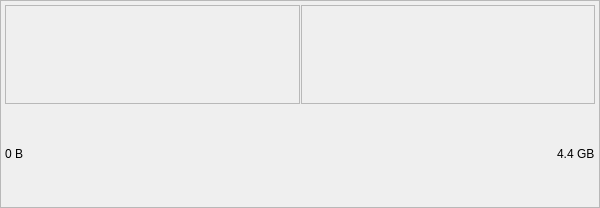
<ui version="4.0" >
 <class>SizeWidget</class>
 <widget class="QWidget" name="SizeWidget" >
  <property name="geometry" >
   <rect>
    <x>0</x>
    <y>0</y>
    <width>600</width>
    <height>208</height>
   </rect>
  </property>
  <property name="windowTitle" >
   <string>Size Widget</string>
  </property>
  <layout class="QVBoxLayout" >
   <property name="spacing" >
    <number>-1</number>
   </property>
   <property name="leftMargin" >
    <number>0</number>
   </property>
   <property name="topMargin" >
    <number>0</number>
   </property>
   <property name="rightMargin" >
    <number>0</number>
   </property>
   <property name="bottomMargin" >
    <number>0</number>
   </property>
   <item>
    <widget class="Q3Frame" name="frame4" >
     <property name="sizePolicy" >
      <sizepolicy vsizetype="Minimum" hsizetype="Expanding" >
       <horstretch>0</horstretch>
       <verstretch>0</verstretch>
      </sizepolicy>
     </property>
     <property name="frameShape" >
      <enum>QFrame::StyledPanel</enum>
     </property>
     <property name="frameShadow" >
      <enum>QFrame::Raised</enum>
     </property>
     <layout class="QVBoxLayout" >
      <property name="spacing" >
       <number>0</number>
      </property>
      <property name="leftMargin" >
       <number>4</number>
      </property>
      <property name="topMargin" >
       <number>4</number>
      </property>
      <property name="rightMargin" >
       <number>4</number>
      </property>
      <property name="bottomMargin" >
       <number>4</number>
      </property>
      <item>
       <widget class="QSplitter" name="sizeSplitter" >
        <property name="enabled" >
         <bool>false</bool>
        </property>
        <property name="minimumSize" >
         <size>
          <width>0</width>
          <height>15</height>
         </size>
        </property>
        <property name="orientation" >
         <enum>Qt::Horizontal</enum>
        </property>
        <property name="handleWidth" >
         <number>1</number>
        </property>
        <widget class="Q3Frame" name="sizeTaken" >
         <property name="sizePolicy" >
          <sizepolicy vsizetype="Expanding" hsizetype="Preferred" >
           <horstretch>0</horstretch>
           <verstretch>0</verstretch>
          </sizepolicy>
         </property>
         <property name="minimumSize" >
          <size>
           <width>0</width>
           <height>15</height>
          </size>
         </property>
         <property name="frameShape" >
          <enum>QFrame::StyledPanel</enum>
         </property>
         <property name="frameShadow" >
          <enum>QFrame::Sunken</enum>
         </property>
        </widget>
        <widget class="Q3Frame" name="sizeLeft" >
         <property name="sizePolicy" >
          <sizepolicy vsizetype="Expanding" hsizetype="Preferred" >
           <horstretch>0</horstretch>
           <verstretch>0</verstretch>
          </sizepolicy>
         </property>
         <property name="minimumSize" >
          <size>
           <width>0</width>
           <height>15</height>
          </size>
         </property>
         <property name="frameShape" >
          <enum>QFrame::StyledPanel</enum>
         </property>
         <property name="frameShadow" >
          <enum>QFrame::Sunken</enum>
         </property>
        </widget>
       </widget>
      </item>
      <item>
       <layout class="QHBoxLayout" >
        <property name="spacing" >
         <number>6</number>
        </property>
        <property name="leftMargin" >
         <number>0</number>
        </property>
        <property name="topMargin" >
         <number>0</number>
        </property>
        <property name="rightMargin" >
         <number>0</number>
        </property>
        <property name="bottomMargin" >
         <number>0</number>
        </property>
        <item>
         <widget class="QLabel" name="sizeTakenLabel" >
          <property name="sizePolicy" >
           <sizepolicy vsizetype="Minimum" hsizetype="Minimum" >
            <horstretch>0</horstretch>
            <verstretch>0</verstretch>
           </sizepolicy>
          </property>
          <property name="text" >
           <string>0 B</string>
          </property>
          <property name="wordWrap" >
           <bool>false</bool>
          </property>
         </widget>
        </item>
        <item>
         <spacer>
          <property name="orientation" >
           <enum>Qt::Horizontal</enum>
          </property>
          <property name="sizeType" >
           <enum>QSizePolicy::Expanding</enum>
          </property>
          <property name="sizeHint" >
           <size>
            <width>40</width>
            <height>20</height>
           </size>
          </property>
         </spacer>
        </item>
        <item>
         <widget class="QLabel" name="sizeLeftLabel" >
          <property name="sizePolicy" >
           <sizepolicy vsizetype="Minimum" hsizetype="Minimum" >
            <horstretch>0</horstretch>
            <verstretch>0</verstretch>
           </sizepolicy>
          </property>
          <property name="text" >
           <string>4.4 GB</string>
          </property>
          <property name="wordWrap" >
           <bool>false</bool>
          </property>
         </widget>
        </item>
       </layout>
      </item>
     </layout>
    </widget>
   </item>
  </layout>
 </widget>
 <layoutdefault spacing="6" margin="11" />
 <pixmapfunction>qPixmapFromMimeSource</pixmapfunction>
 <customwidgets>
  <customwidget>
   <class>Q3Frame</class>
   <extends>QFrame</extends>
   <header>Qt3Support/Q3Frame</header>
   <container>1</container>
  </customwidget>
 </customwidgets>
 <resources/>
 <connections/>
</ui>
